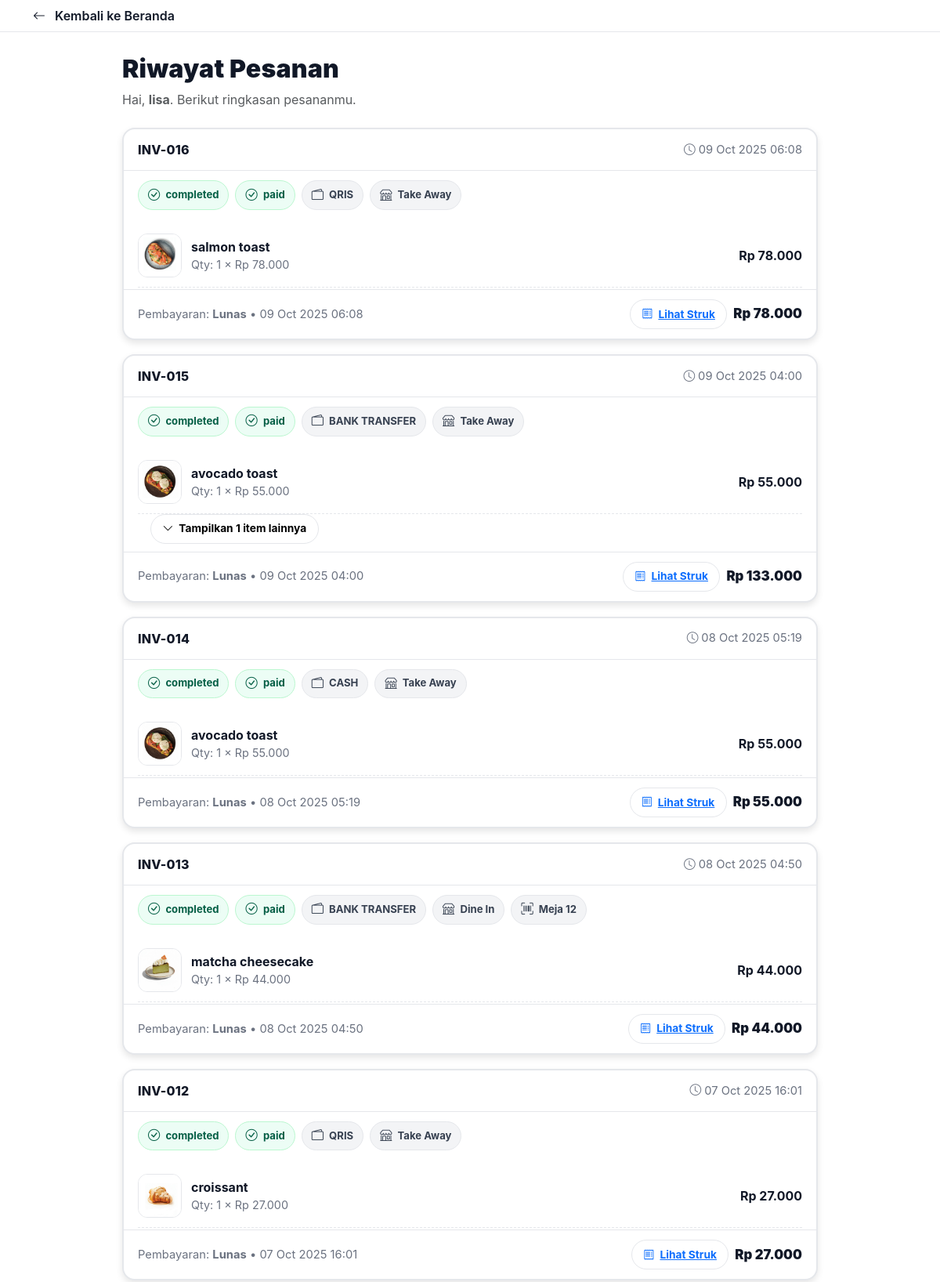
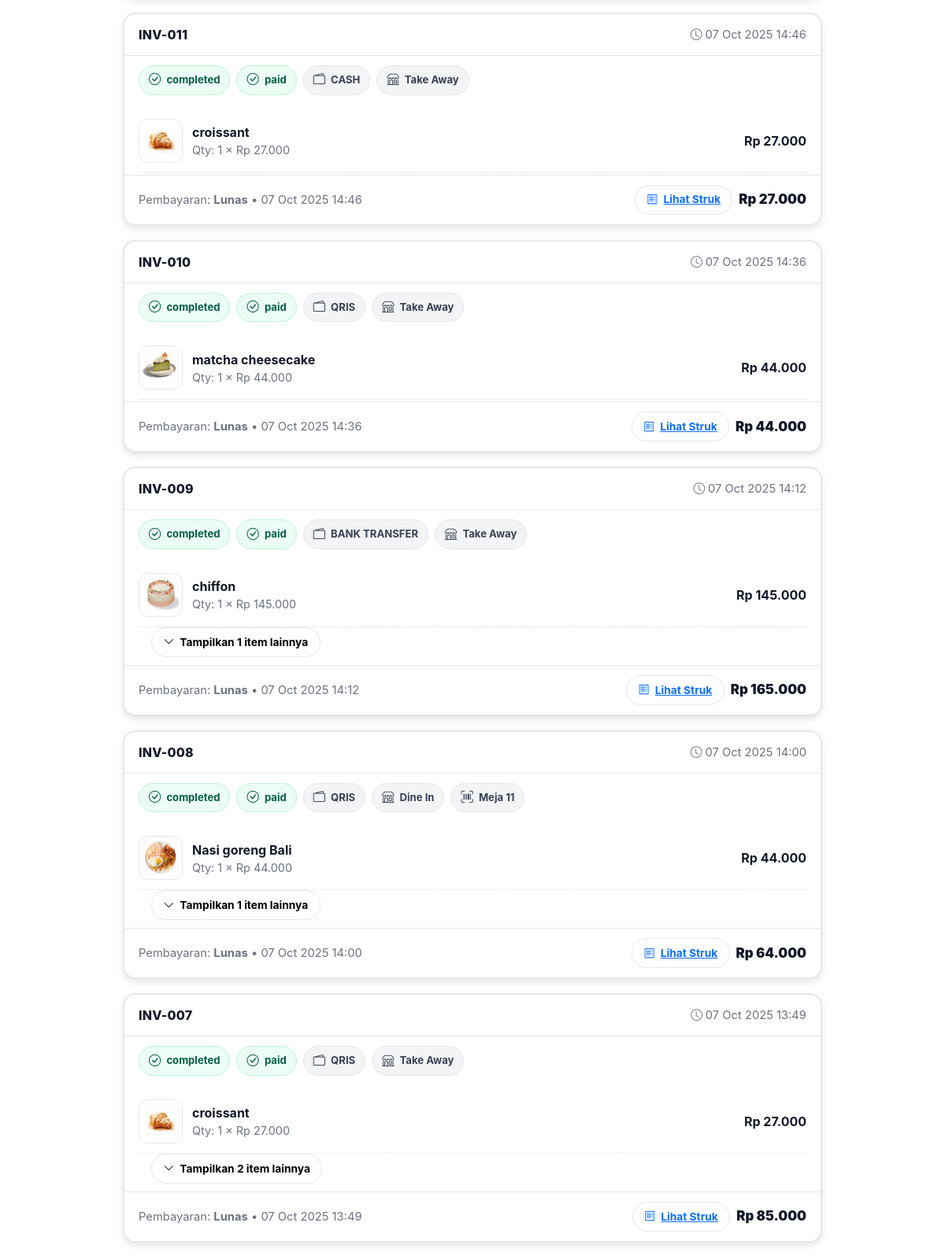
Screenshot of /public/customer/history.php (signed in, upper part) with the database file from the repository (2 pictures, top to bottom).
### tables this page shows
CREATE TABLE `orders` (
  `id` int(11) NOT NULL,
  `user_id` int(11) DEFAULT NULL,
  `invoice_no` varchar(50) NOT NULL,
  `customer_name` varchar(150) NOT NULL,
  `service_type` enum('dine_in','take_away') NOT NULL DEFAULT 'dine_in',
  `table_no` varchar(10) DEFAULT NULL,
  `total` decimal(12,2) NOT NULL,
  `order_status` enum('new','processing','ready','completed','cancelled') NOT NULL DEFAULT 'new',
  `payment_status` enum('pending','paid','failed','refunded') NOT NULL DEFAULT 'pending',
  `payment_method` enum('cash','bank_transfer','qris','ewallet') DEFAULT NULL,
  `created_at` timestamp NOT NULL DEFAULT current_timestamp(),
  `updated_at` timestamp NOT NULL DEFAULT current_timestamp() ON UPDATE current_timestamp()
);

CREATE TABLE `menu` (
  `id` int(11) NOT NULL,
  `name` varchar(150) NOT NULL,
  `category` varchar(100) NOT NULL,
  `image` varchar(255) DEFAULT NULL,
  `price` decimal(12,2) NOT NULL,
  `stock_status` enum('Ready','Sold Out') DEFAULT 'Ready',
  `created_at` timestamp NOT NULL DEFAULT current_timestamp(),
  `category_id` int(11) DEFAULT NULL,
  `cogs` decimal(12,2) DEFAULT NULL
);

CREATE TABLE `order_items` (
  `id` int(11) NOT NULL,
  `order_id` int(11) NOT NULL,
  `menu_id` int(11) NOT NULL,
  `qty` int(11) NOT NULL DEFAULT 1,
  `price` decimal(12,2) NOT NULL,
  `discount` decimal(12,2) NOT NULL DEFAULT 0.00,
  `cogs_unit` decimal(12,2) DEFAULT NULL,
  `created_at` timestamp NOT NULL DEFAULT current_timestamp()
);

CREATE TABLE `invoices` (
  `id` int(11) NOT NULL,
  `order_id` int(11) NOT NULL,
  `amount` decimal(12,2) NOT NULL,
  `issued_at` timestamp NOT NULL DEFAULT current_timestamp()
);

### backend/config.php (called while the page is built, shortened)
<?php
if (!function_exists('h')) {
    function h(string $s): string {
        return htmlspecialchars($s, ENT_QUOTES, 'UTF-8');
    }
}

### public/customer/history.php (the view, shortened to what this page needs)
<?php
require_once __DIR__ . '/../../backend/config.php';
$userId   = (int)($_SESSION['user_id'] ?? 0);
$userName = (string)($_SESSION['user_name'] ?? '');
function rupiah(float $n): string { return 'Rp ' . number_format($n, 0, ',', '.'); }
$orders = [];
if ($userId > 0) {
  $sql  = "SELECT id, invoice_no, customer_name, service_type, table_no,
                  total, order_status, payment_status, payment_method, created_at
           FROM orders WHERE user_id = ? ORDER BY created_at DESC, id DESC";
  $stmt = $conn->prepare($sql);
  $stmt->bind_param('i', $userId);
  $stmt->execute();
  $orders = $stmt->get_result()?->fetch_all(MYSQLI_ASSOC) ?? [];
}
$orderIds     = array_column($orders, 'id');
$itemsByOrder = [];
$invByOrder   = [];
if ($orderIds) {
  $place = implode(',', array_fill(0, count($orderIds), '?'));
  $types = str_repeat('i', count($orderIds));
  $sqlI  = "SELECT oi.order_id, oi.menu_id, oi.qty, oi.price, m.name AS menu_name, m.image AS menu_image
            FROM order_items oi
            LEFT JOIN menu m ON m.id=oi.menu_id
            WHERE oi.order_id IN ($place)
            ORDER BY oi.order_id, oi.id";
  $stmtI = $conn->prepare($sqlI);
  $stmtI->bind_param($types, ...$orderIds);
  $stmtI->execute();
  $resI = $stmtI->get_result();
  while ($row = $resI->fetch_assoc()) {
    $itemsByOrder[(int)$row['order_id']][] = $row;
  }
  $sqlV  = "SELECT order_id, amount, issued_at FROM invoices WHERE order_id IN ($place)";
  $stmtV = $conn->prepare($sqlV);
  $stmtV->bind_param($types, ...$orderIds);
  $stmtV->execute();
  $resV = $stmtV->get_result();
  while ($row = $resV->fetch_assoc()) {
    $invByOrder[(int)$row['order_id']] = $row;
  }
}
?>
<!doctype html>
<html lang="id">
<head>
  <link href="https://cdn.jsdelivr.net/npm/bootstrap@5.3.3/dist/css/bootstrap.min.css" rel="stylesheet">
  <link href="https://cdn.jsdelivr.net/npm/bootstrap-icons@1.11.3/font/bootstrap-icons.css" rel="stylesheet">
</head>
<body>
  <div class="topbar py-2">
    <div class="container d-flex align-items-center">
      <a class="back-link" href="<?= h(BASE_URL) ?>/public/customer/index.php"><i class="bi bi-arrow-left"></i> Kembali ke Beranda</a>
    </div>
  </div>
  <main class="page">
    <h2 class="title mb-2">Riwayat Pesanan</h2>
    <div class="mb-4 text-muted">Hai, <strong><?= h($userName) ?></strong>. Berikut ringkasan pesananmu.</div>
    <?php if (!$orders): ?>
      <div class="alert alert-light border" role="alert">Belum ada pesanan.</div>
    <?php else: ?>
      <?php foreach ($orders as $ord):
        $oid   = (int)$ord['id'];
        $items = $itemsByOrder[$oid] ?? [];
        $inv   = $invByOrder[$oid]   ?? null;
        $orderIcon = [
          'new'        => 'bi-bag-plus',
          'processing' => 'bi-hourglass-split',
          'ready'      => 'bi-clipboard-check',
          'completed'  => 'bi-check-circle',
          'cancelled'  => 'bi-x-circle'
        ][$ord['order_status']] ?? 'bi-receipt';
        $payIcon = [
          'pending'  => 'bi-hourglass-split',
          'paid'     => 'bi-check-circle',
          'failed'   => 'bi-x-circle',
          'refunded' => 'bi-arrow-counterclockwise',
          'overdue'  => 'bi-exclamation-triangle'
        ][$ord['payment_status']] ?? 'bi-cash-coin';
        $first = $items[0] ?? null;
        $restCount = max(0, count($items) - 1);
      ?>
      <section class="cardx">
        <div class="card-hd">
          <div class="inv-no"><?= h($ord['invoice_no']) ?></div>
          <div class="stamp"><i class="bi bi-clock me-1"></i><?= h(date('d M Y H:i', strtotime($ord['created_at']))) ?></div>
        </div>
        <div class="chips">
          <span class="chip chip--order <?= h($ord['order_status']) ?>"><i class="bi <?= $orderIcon ?>"></i><?= h($ord['order_status']) ?></span>
          <span class="chip chip--pay <?= h($ord['payment_status']) ?>"><i class="bi <?= $payIcon ?>"></i><?= h($ord['payment_status']) ?></span>
          <?php if (!empty($ord['payment_method'])): ?>
            <span class="chip"><i class="bi bi-wallet2"></i><?= h(strtoupper(str_replace('_',' ',$ord['payment_method']))) ?></span>
          <?php endif; ?>
          <span class="chip"><i class="bi bi-shop"></i><?= h($ord['service_type']==='dine_in'?'Dine In':'Take Away') ?></span>
          <?php if (!empty($ord['table_no'])): ?>
            <span class="chip"><i class="bi bi-upc-scan"></i>Meja <?= h($ord['table_no']) ?></span>
          <?php endif; ?>
        </div>
        <div class="items">
          <?php if ($first): ?>
            <div class="item-row">
              <?php if (!empty($first['menu_image'])): ?>
                <img class="thumb" src="<?= h(BASE_URL . '/public/' . ltrim($first['menu_image'],'/')) ?>" alt="">
              <?php else: ?>
                <div class="thumb d-flex align-items-center justify-content-center text-muted">—</div>
              <?php endif; ?>
              <div>
                <div class="item-name"><?= h($first['menu_name'] ?? 'Menu') ?></div>
                <div class="item-sub">Qty: <?= (int)$first['qty'] ?> × <?= rupiah((float)$first['price']) ?></div>
              </div>
              <div class="fw-bold"><?= rupiah((float)$first['qty']*(float)$first['price']) ?></div>
            </div>
          <?php endif; ?>
          <?php if ($restCount > 0): ?>
            <div class="px-3 pb-2">
              <button class="toggle" type="button"
                      data-bs-toggle="collapse"
                      data-bs-target="#items-<?= $oid ?>"
                      aria-expanded="false"
                      aria-controls="items-<?= $oid ?>">
                <i class="bi bi-chevron-down"></i>
                <span class="toggle-text-<?= $oid ?>">Tampilkan <?= $restCount ?> item lainnya</span>
              </button>
            </div>
          <?php endif; ?>
        </div>
        <div class="card-ft">
          <div class="subtle">
            <?php if ($ord['payment_status'] === 'paid'): ?>
              Pembayaran: <strong>Lunas</strong>
              <?php if ($inv): ?> • <?= h(date('d M Y H:i', strtotime($inv['issued_at']))) ?><?php endif; ?>
            <?php endif; ?>
          </div>
          <div class="d-flex align-items-center gap-2">
            <a class="toggle" href="<?= h(BASE_URL) ?>/public/customer/receipt.php?order=<?= $oid ?>" target="_blank" rel="noopener">
              <i class="bi bi-receipt"></i> Lihat Struk
            </a>
            <div class="total"><?= rupiah((float)$ord['total']) ?></div>
          </div>
        </div>
      </section>
      <?php endforeach; ?>
    <?php endif; ?>
  </main>
</body>
</html>

### public/customer/history.php (style rules this page uses)
:root { --ink:#111827; --muted:#6b7280; --line:#e5e7eb; --pill:#f3f4f6; --ok:#10b981; --warn:#f59e0b; --danger:#ef4444; --brand:#111827; --radius:16px; }
* { font-family: Inter, ui-sans-serif, system-ui, -apple-system, "Segoe UI", Roboto, Arial; }
body { background:#fff; color:var(--ink); }
.topbar { background:#fff; border-bottom:1px solid var(--line); }
.back-link { color:var(--ink); text-decoration:none; font-weight:600; }
.back-link i { margin-right:.5rem; }
.page { max-width:920px; margin:28px auto; padding:0 16px; }
.title { font-weight:900; letter-spacing:.2px; }
.cardx { border:2px solid var(--line); border-radius:var(--radius); background:#fff; box-shadow: 0 4px 8px rgba(0, 0, 0, 0.1); }
.cardx + .cardx { margin-top:18px; }
.card-hd { display:flex; align-items:center; justify-content:space-between; gap:12px; padding:14px 18px; border-bottom:1px solid var(--line); }
.inv-no { font-weight:800; letter-spacing:.2px; }
.stamp { color:var(--muted); font-size:.92rem; }
.chips { display:flex; flex-wrap:wrap; gap:8px; padding:12px 18px; }
.chip { border-radius:999px; padding:.4rem .75rem; font-weight:700; font-size:.82rem; display:inline-flex; align-items:center; gap:.45rem; background:var(--pill); color:#374151; border:1px solid var(--line); }
.chip i { font-size:.95rem; }
.chip--order.completed { background:#ecfdf5; border-color:#bbf7d0; color:#065f46; }
.chip--pay.paid { background:#ecfdf5; border-color:#bbf7d0; color:#065f46; }
.items { padding:6px 18px 2px; }
.item-row { display:grid; grid-template-columns:56px 1fr auto; gap:12px; align-items:center; padding:12px 0; border-bottom:1px dashed var(--line); }
.thumb { width:56px; height:56px; border-radius:12px; object-fit:cover; background:#fff; border:1px solid var(--line); }
.item-name { font-weight:700; }
.item-sub { color:var(--muted); font-size:.9rem; }
.card-ft { padding:12px 18px; display:flex; justify-content:space-between; align-items:center; gap:12px; border-top:1px solid var(--line); }
.total { font-weight:900; font-size:1.05rem; }
.subtle { color:var(--muted); font-size:.92rem; }
.toggle { appearance:none; border:1px solid var(--line); background:#fff; border-radius:999px; padding:.48rem .9rem; font-weight:700; font-size:.86rem; display:inline-flex; align-items:center; gap:.45rem; }

### rows the page displays
orders: invoice_no "INV-016", created_at "09 Oct 2025 06:08", order_status "completed", payment_status "paid", payment_method "QRIS", service_type "Take Away", id.image (picture), id.name "salmon toast", id.qty "1", id.price "Rp 78.000", rupiah((float)$first['qty']*(float)$first['price']) "Rp 78.000", id.issued_at "09 Oct 2025 06:08", total "Rp 78.000"
orders: invoice_no "INV-015", created_at "09 Oct 2025 04:00", order_status "completed", payment_status "paid", payment_method "BANK TRANSFER", service_type "Take Away", id.image (picture), id.name "avocado toast", id.qty "1", id.price "Rp 55.000", rupiah((float)$first['qty']*(float)$first['price']) "Rp 55.000", id "1", id.issued_at "09 Oct 2025 04:00", total "Rp 133.000"
orders: invoice_no "INV-014", created_at "08 Oct 2025 05:19", order_status "completed", payment_status "paid", payment_method "CASH", service_type "Take Away", id.image (picture), id.name "avocado toast", id.qty "1", id.price "Rp 55.000", rupiah((float)$first['qty']*(float)$first['price']) "Rp 55.000", id.issued_at "08 Oct 2025 05:19", total "Rp 55.000"
orders: invoice_no "INV-013", created_at "08 Oct 2025 04:50", order_status "completed", payment_status "paid", payment_method "BANK TRANSFER", service_type "Dine In", table_no "12", id.image (picture), id.name "matcha cheesecake", id.qty "1", id.price "Rp 44.000", rupiah((float)$first['qty']*(float)$first['price']) "Rp 44.000", id.issued_at "08 Oct 2025 04:50", total "Rp 44.000"
orders: invoice_no "INV-012", created_at "07 Oct 2025 16:01", order_status "completed", payment_status "paid", payment_method "QRIS", service_type "Take Away", id.image (picture), id.name "croissant", id.qty "1", id.price "Rp 27.000", rupiah((float)$first['qty']*(float)$first['price']) "Rp 27.000", id.issued_at "07 Oct 2025 16:01", total "Rp 27.000"
orders: invoice_no "INV-011", created_at "07 Oct 2025 14:46", order_status "completed", payment_status "paid", payment_method "CASH", service_type "Take Away", id.image (picture), id.name "croissant", id.qty "1", id.price "Rp 27.000", rupiah((float)$first['qty']*(float)$first['price']) "Rp 27.000", id.issued_at "07 Oct 2025 14:46", total "Rp 27.000"
orders: invoice_no "INV-010", created_at "07 Oct 2025 14:36", order_status "completed", payment_status "paid", payment_method "QRIS", service_type "Take Away", id.image (picture), id.name "matcha cheesecake", id.qty "1", id.price "Rp 44.000", rupiah((float)$first['qty']*(float)$first['price']) "Rp 44.000", id.issued_at "07 Oct 2025 14:36", total "Rp 44.000"
orders: invoice_no "INV-009", created_at "07 Oct 2025 14:12", order_status "completed", payment_status "paid", payment_method "BANK TRANSFER", service_type "Take Away", id.image (picture), id.name "chiffon", id.qty "1", id.price "Rp 145.000", rupiah((float)$first['qty']*(float)$first['price']) "Rp 145.000", id "1", id.issued_at "07 Oct 2025 14:12", total "Rp 165.000"
orders: invoice_no "INV-008", created_at "07 Oct 2025 14:00", order_status "completed", payment_status "paid", payment_method "QRIS", service_type "Dine In", table_no "11", id.image (picture), id.name "Nasi goreng Bali", id.qty "1", id.price "Rp 44.000", rupiah((float)$first['qty']*(float)$first['price']) "Rp 44.000", id "1", id.issued_at "07 Oct 2025 14:00", total "Rp 64.000"
orders: invoice_no "INV-007", created_at "07 Oct 2025 13:49", order_status "completed", payment_status "paid", payment_method "QRIS", service_type "Take Away", id.image (picture), id.name "croissant", id.qty "1", id.price "Rp 27.000", rupiah((float)$first['qty']*(float)$first['price']) "Rp 27.000", id "2", id.issued_at "07 Oct 2025 13:49", total "Rp 85.000"

### other values shown
$userName "lisa"
